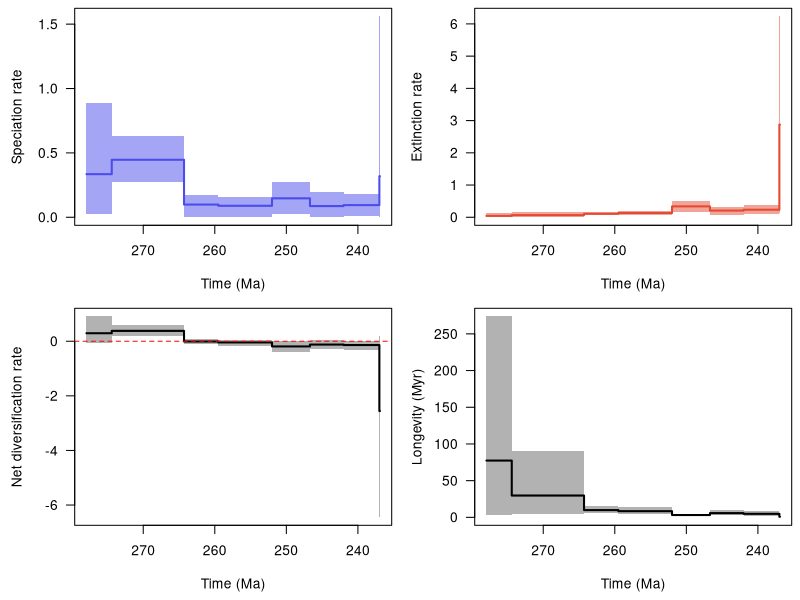

The R script that drew this image:
pdf(file='C:/Users/SimoesLabAdmin/Documents/BDNN_Arielli/updated_occurrence_analyses/model_6/synapsida/combined_10_RTT.pdf', width = 9, height = 6, useDingbats = FALSE)

layout(matrix(1:4, ncol = 2, nrow = 2, byrow = TRUE))
par(las = 1, mar = c(4.5, 4.5, 0.5, 0.5))
time_vec=c(277.93768310546875, 274.40000999999995,274.4,264.30001,264.3,259.50001,259.5,252.00001,252.0,246.70001,246.7,242.00001,242.0,237.00001,237.0,236.91661071777344)
sp_mean=c(0.3349263842642464, 0.3349263842642464,0.44668465504394517,0.44668465504394517,0.09871039680114484,0.09871039680114484,0.08902966035321655,0.08902966035321655,0.14705538202995536,0.14705538202995536,0.08694189271070978,0.08694189271070978,0.09456342741484608,0.09456342741484608,0.3189777320546639,0.3189777320546639)
sp_lwr=c(0.027055398111517855, 0.027055398111517855,0.27570735437146565,0.27570735437146565,0.0006835152508505977,0.0006835152508505977,0.00017446830188672815,0.00017446830188672815,0.025693847782692212,0.025693847782692212,0.000468580349117528,0.000468580349117528,0.008962142687278027,0.008962142687278027,1.8946538419324344e-05,1.8946538419324344e-05)
sp_upr=c(0.8903114537568834, 0.8903114537568834,0.6339390508909304,0.6339390508909304,0.17270315278583676,0.17270315278583676,0.1538457475481098,0.1538457475481098,0.27531745858787743,0.27531745858787743,0.19689384679501737,0.19689384679501737,0.17804698062018004,0.17804698062018004,1.5606178318732904,1.5606178318732904)
ex_mean=c(0.042312456534107444, 0.042312456534107444,0.0672573102436017,0.0672573102436017,0.10956775821728089,0.10956775821728089,0.13350580998804354,0.13350580998804354,0.33845642529273495,0.33845642529273495,0.2085137687966421,0.2085137687966421,0.23456307318268457,0.23456307318268457,2.875219515468237,2.875219515468237)
ex_lwr=c(0.0004544815027359875, 0.0004544815027359875,0.004786411778943381,0.004786411778943381,0.05725629587952729,0.05725629587952729,0.06011037034820443,0.06011037034820443,0.17253779184087853,0.17253779184087853,0.07038976117682882,0.07038976117682882,0.09268929388517756,0.09268929388517756,0.12435825532498795,0.12435825532498795)
ex_upr=c(0.12218297476559697, 0.12218297476559697,0.14823559764409425,0.14823559764409425,0.17080999526865356,0.17080999526865356,0.2070329841735397,0.2070329841735397,0.4961573658295614,0.4961573658295614,0.32859114731183897,0.32859114731183897,0.37247434695610876,0.37247434695610876,6.2347793230741555,6.2347793230741555)
div_mean=c(0.29261392773013956, 0.29261392773013956,0.37942734480034307,0.37942734480034307,-0.01085736141613644,-0.01085736141613644,-0.044476149634826795,-0.044476149634826795,-0.19140104326277949,-0.19140104326277949,-0.12157187608593234,-0.12157187608593234,-0.1399996457678383,-0.1399996457678383,-2.55624178341357,-2.55624178341357)
div_lwr=c(-0.051096368129177325, -0.051096368129177325,0.19082504475735745,0.19082504475735745,-0.10855193249853115,-0.10855193249853115,-0.1716776106719511,-0.1716776106719511,-0.3791289223679909,-0.3791289223679909,-0.2843071612986335,-0.2843071612986335,-0.30328131491191146,-0.30328131491191146,-6.447938649754377,-6.447938649754377)
div_upr=c(0.9116007278829354, 0.9116007278829354,0.5847889101523094,0.5847889101523094,0.09182532765444222,0.09182532765444222,0.049917720335064635,0.049917720335064635,0.023774567123822282,0.023774567123822282,0.028382419822383792,0.028382419822383792,0.023720711455128024,0.023720711455128024,0.17742914946502492,0.17742914946502492)
long_mean=c(77.36644918966293, 77.36644918966293,29.7126779589653,29.7126779589653,9.904011483192443,9.904011483192443,8.420697171449662,8.420697171449662,3.181804649710655,3.181804649710655,5.726590943574905,5.726590943574905,4.790059236168862,4.790059236168862,0.7687439346760512,0.7687439346760512)
long_lwr=c(2.5936121940612793, 2.5936121940612793,4.47477388381958,4.47477388381958,5.384002685546875,5.384002685546875,4.398306369781494,4.398306369781494,1.6929159164428713,1.6929159164428713,2.551124334335327,2.551124334335327,2.2260167598724365,2.2260167598724365,0.11155602335929869,0.11155602335929869)
long_upr=c(273.9059143066406, 273.9059143066406,90.50469207763672,90.50469207763672,15.852328300476074,15.852328300476074,14.089486122131348,14.089486122131348,4.715034484863281,4.715034484863281,10.260190963745117,10.260190963745117,8.537281036376953,8.537281036376953,2.6045327186584473,2.6045327186584473)
xlim = c(277.93768310546875, 236.91661071777344)
ylim = c(1.8946538419324344e-05, 1.5606178318732904)
not_NA = !is.na(sp_mean)
plot(time_vec[not_NA], sp_mean[not_NA], type = 'n', xlim = xlim, ylim = ylim, xlab = 'Time (Ma)', ylab = 'Speciation rate')
polygon(c(time_vec[not_NA], rev(time_vec[not_NA])), c(sp_lwr[not_NA], rev(sp_upr[not_NA])), col = adjustcolor('#4c4cec', alpha = 0.5), border = NA)
lines(time_vec[not_NA], sp_mean[not_NA], col = '#4c4cec', lwd = 2)
ylim = c(0.0004544815027359875, 6.2347793230741555)
not_NA = !is.na(ex_mean)
plot(time_vec[not_NA], ex_mean[not_NA], type = 'n', xlim = xlim, ylim = ylim, xlab = 'Time (Ma)', ylab = 'Extinction rate')
polygon(c(time_vec[not_NA], rev(time_vec[not_NA])), c(ex_lwr[not_NA], rev(ex_upr[not_NA])), col = adjustcolor('#e34a33', alpha = 0.5), border = NA)
lines(time_vec[not_NA], ex_mean[not_NA], col = '#e34a33', lwd = 2)
ylim = c(-6.447938649754377, 0.9116007278829354)
not_NA = !is.na(div_mean)
plot(time_vec[not_NA], div_mean[not_NA], type = 'n', xlim = xlim, ylim = ylim, xlab = 'Time (Ma)', ylab = 'Net diversification rate')
polygon(c(time_vec[not_NA], rev(time_vec[not_NA])), c(div_lwr[not_NA], rev(div_upr[not_NA])), col = adjustcolor('black', alpha = 0.3), border = NA)
lines(time_vec[not_NA], div_mean[not_NA], col = 'black', lwd = 2)
abline(h = 0, col = 'red', lty = 2)
ylim = c(0.11155602335929869, 273.9059143066406)
not_NA = !is.na(long_mean)
plot(time_vec[not_NA], long_mean[not_NA], type = 'n', xlim = xlim, ylim = ylim, xlab = 'Time (Ma)', ylab = 'Longevity (Myr)')
polygon(c(time_vec[not_NA], rev(time_vec[not_NA])), c(long_lwr[not_NA], rev(long_upr[not_NA])), col = adjustcolor('black', alpha = 0.3), border = NA)
lines(time_vec[not_NA], long_mean[not_NA], col = 'black', lwd = 2)
dev.off()
